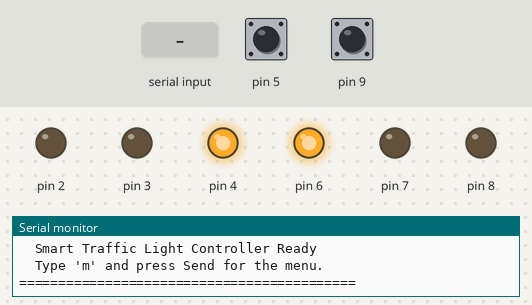
A sketch run on a simulated Arduino Uno, built with avr-gcc and run on an emulated ATmega328P. Shown: output pins drawn as LEDs (lit = HIGH), the last lines printed to the serial monitor. The test bench sets the inputs (shaded band); at power-on: pin 5 HIGH, pin 9 HIGH.

Above: at 1.3 s.
1.4 s: "1\n" received over Serial
At 2.3 s:
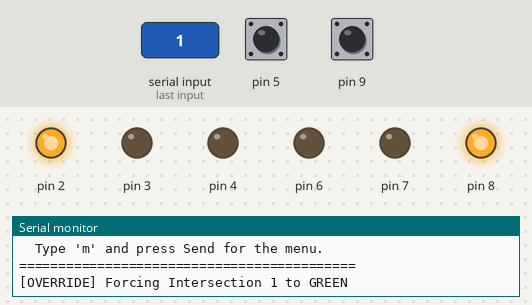
4.4 s: byte 48 ('0') received over Serial
At 5.8 s:
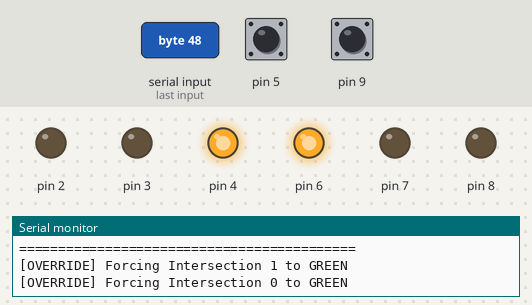
7.4 s: byte 49 ('1') received over Serial
At 8.1 s:
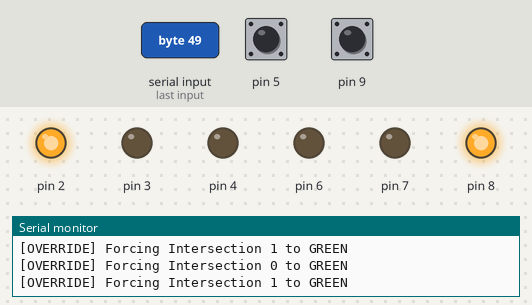
10.4 s: "0\n" received over Serial
At 11.6 s:
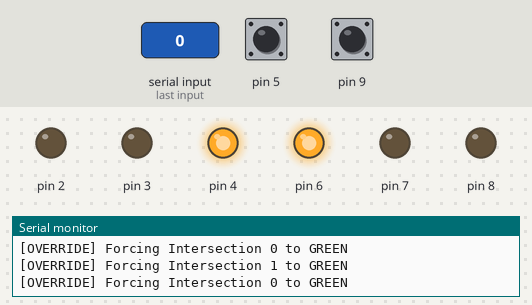
13.4 s: byte 49 ('1') received over Serial
At 13.9 s:
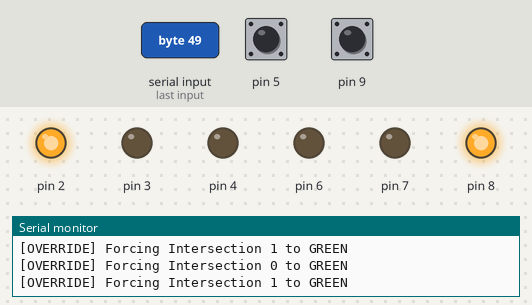
16.4 s: byte 48 ('0') received over Serial
Timing chart, 0 to 29.9 s (numbered marks = the images above; inputs shaded):
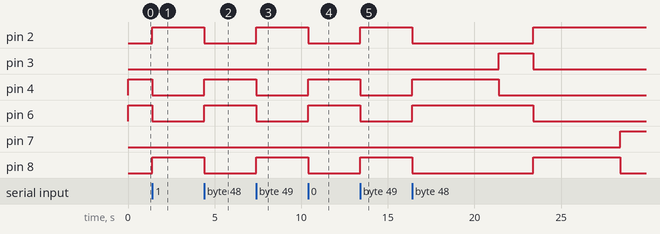

Measured:
- after the input at 1.4 s, pin 2, pin 8: LOW → HIGH at once; pin 4, pin 6: HIGH → LOW at once
- after the input at 4.4 s, pin 2: HIGH → LOW at once; pin 4, pin 6: LOW → HIGH at once; pin 7: stays LOW (without the input it goes to HIGH after 2.0 s); pin 8: HIGH → LOW after 0.00 s instead of 2.0 s
- after the input at 7.4 s, pin 2, pin 8: LOW → HIGH at once; pin 3: stays LOW (without the input it goes to HIGH after 2.0 s); pin 4: HIGH → LOW after 0.00 s instead of 2.0 s; pin 6: HIGH → LOW at once
- after the input at 10.4 s, pin 2: HIGH → LOW at once; pin 4, pin 6: LOW → HIGH at once; pin 7: stays LOW (without the input it goes to HIGH after 2.0 s); pin 8: HIGH → LOW after 0.00 s instead of 2.0 s
- after the input at 13.4 s, pin 2, pin 8: LOW → HIGH at once; pin 3: stays LOW (without the input it goes to HIGH after 2.0 s); pin 4: HIGH → LOW after 0.00 s instead of 2.0 s; pin 6: HIGH → LOW at once

The sketch:

traffic_light.ino
```cpp
#include <stdlib.h>

#define STATE_RED    0
#define STATE_YELLOW 1
#define STATE_GREEN  2

#define GREEN_TIME_DEFAULT   5000
#define GREEN_TIME_EXTENDED  9000
#define YELLOW_TIME          2000
#define DEBOUNCE_MS          50
#define NUM_INTERSECTIONS    2

typedef struct {
    int redPin;
    int yellowPin;
    int greenPin;
    int buttonPin;

    int           state;
    unsigned long stateStartTime;
    unsigned long stateDuration;

    int  vehicleCount;
    bool trafficWaiting;
    bool buttonHeld;

    const char* name;
} Intersection;


Intersection* intersections = NULL;
int activeIntersection = 0;

void initIntersection(Intersection* inter, int red, int yellow, int green,
                      int btn, const char* name);
void setLightState(Intersection* inter, int newState, unsigned long duration);
void updateIntersection(int index);
void checkButton(Intersection* inter);
void switchActiveIntersection();
void printStatus();
void showMenu();
void handleSerial();

void setup() {
    Serial.begin(9600);

    intersections = (Intersection*) malloc(NUM_INTERSECTIONS * sizeof(Intersection));
    if (intersections == NULL) {
        Serial.println("[FATAL] Memory allocation failed!");
        while (1);
    }

    initIntersection(&intersections[0], 2, 3, 4, 5, "North-South");
    initIntersection(&intersections[1], 6, 7, 8, 9, "East-West");

    setLightState(&intersections[0], STATE_GREEN, GREEN_TIME_DEFAULT);
    setLightState(&intersections[1], STATE_RED,   9999999UL);
    activeIntersection = 0;

    Serial.println("===========================================");
    Serial.println("  Smart Traffic Light Controller Ready");
    Serial.println("  Type 'm' and press Send for the menu.");
    Serial.println("===========================================");
}

void loop() {
    for (int i = 0; i < NUM_INTERSECTIONS; i++) checkButton(&intersections[i]);
    for (int i = 0; i < NUM_INTERSECTIONS; i++) updateIntersection(i);
    if (Serial.available() > 0) handleSerial();
}

void initIntersection(Intersection* inter, int red, int yellow, int green,
                      int btn, const char* name) {
    inter->redPin    = red;
    inter->yellowPin = yellow;
    inter->greenPin  = green;
    inter->buttonPin = btn;
    inter->name      = name;

    inter->state          = STATE_RED;
    inter->stateStartTime = millis();
    inter->stateDuration  = 9999999UL;
    inter->vehicleCount   = 0;
    inter->trafficWaiting = false;
    inter->buttonHeld     = false;

    pinMode(red,    OUTPUT);
    pinMode(yellow, OUTPUT);
    pinMode(green,  OUTPUT);
    pinMode(btn,    INPUT_PULLUP);  // LOW when pressed, HIGH when released

    digitalWrite(red,    LOW);
    digitalWrite(yellow, LOW);
    digitalWrite(green,  LOW);
}

// Always turns all LEDs off first to prevent two being on at once
void setLightState(Intersection* inter, int newState, unsigned long duration) {
    digitalWrite(inter->redPin,    LOW);
    digitalWrite(inter->yellowPin, LOW);
    digitalWrite(inter->greenPin,  LOW);

    switch (newState) {
        case STATE_RED:    digitalWrite(inter->redPin,    HIGH); break;
        case STATE_YELLOW: digitalWrite(inter->yellowPin, HIGH); break;
        case STATE_GREEN:  digitalWrite(inter->greenPin,  HIGH); break;
        default:
            Serial.print("[ERROR] Invalid state for ");
            Serial.print(inter->name);
            Serial.println(". Defaulting to RED.");
            digitalWrite(inter->redPin, HIGH);
            newState = STATE_RED;
    }

    inter->state          = newState;
    inter->stateStartTime = millis();
    inter->stateDuration  = duration;
}

void updateIntersection(int index) {
    Intersection* inter = &intersections[index];

    if (millis() - inter->stateStartTime < inter->stateDuration) return;

    switch (inter->state) {
        case STATE_GREEN:
            setLightState(inter, STATE_YELLOW, YELLOW_TIME);
            Serial.print("["); Serial.print(inter->name); Serial.println("] GREEN -> YELLOW");
            break;

        case STATE_YELLOW:
            setLightState(inter, STATE_RED, 9999999UL);
            Serial.print("["); Serial.print(inter->name); Serial.println("] YELLOW -> RED");
            inter->trafficWaiting = false;
            switchActiveIntersection();
            break;

        case STATE_RED:
            break;
    }
}


void switchActiveIntersection() {
    activeIntersection = 1 - activeIntersection;
    Intersection* next = &intersections[activeIntersection];

    unsigned long greenDuration = next->trafficWaiting ? GREEN_TIME_EXTENDED : GREEN_TIME_DEFAULT;

    Serial.print("["); Serial.print(next->name);
    if (next->trafficWaiting)
        Serial.println("] -> GREEN (EXTENDED - vehicles waiting)");
    else
        Serial.println("] -> GREEN");

    setLightState(next, STATE_GREEN, greenDuration);
}

void checkButton(Intersection* inter) {
    bool pressed = (digitalRead(inter->buttonPin) == LOW);

    if (pressed && !inter->buttonHeld) {
        delay(DEBOUNCE_MS);
        if (digitalRead(inter->buttonPin) == LOW) {
            inter->buttonHeld = true;
            inter->vehicleCount++;

            Serial.print("[VEHICLE] "); Serial.print(inter->name);
            if (inter->state == STATE_GREEN) {
                Serial.print(" - passing vehicle #");
                Serial.println(inter->vehicleCount);
            } else {
                inter->trafficWaiting = true;
                Serial.print(" - vehicle waiting (total: ");
                Serial.print(inter->vehicleCount);
                Serial.println(")");
            }
        }
    }

    if (!pressed) inter->buttonHeld = false;
}

void printStatus() {
    const char* stateNames[] = { "RED", "YELLOW", "GREEN" };

    Serial.println("\n===========================================");
    Serial.println("          TRAFFIC SYSTEM STATUS");
    Serial.println("===========================================");

    for (int i = 0; i < NUM_INTERSECTIONS; i++) {
        Intersection* inter = &intersections[i];
        unsigned long elapsed   = millis() - inter->stateStartTime;
        unsigned long remaining = (inter->stateDuration > elapsed)
                                  ? (inter->stateDuration - elapsed) / 1000 : 0;

        Serial.print("Intersection "); Serial.print(i);
        Serial.print(" ("); Serial.print(inter->name); Serial.println("):");
        Serial.print("  Light State    : "); Serial.println(stateNames[inter->state]);
        Serial.print("  Time Remaining : "); Serial.print(remaining); Serial.println("s");
        Serial.print("  Vehicles Seen  : "); Serial.println(inter->vehicleCount);
        Serial.print("  Traffic Waiting: "); Serial.println(inter->trafficWaiting ? "YES" : "No");
        Serial.println("-------------------------------------------");
    }
}

void showMenu() {
    Serial.println("\n===========================================");
    Serial.println("  SERIAL MENU:");
    Serial.println("  m  - Show this menu");
    Serial.println("  s  - Show system status");
    Serial.println("  0  - Manual override: force Intersection 0 GREEN");
    Serial.println("  1  - Manual override: force Intersection 1 GREEN");
    Serial.println("  r  - Reset all vehicle counts");
    Serial.println("===========================================");
}

void handleSerial() {
    char cmd = Serial.read();
    while (Serial.available()) Serial.read();

    switch (cmd) {
        case 'm': case 'M': showMenu();      break;
        case 's': case 'S': printStatus();   break;

        case '0':
            Serial.println("[OVERRIDE] Forcing Intersection 0 to GREEN");
            activeIntersection = 0;
            setLightState(&intersections[0], STATE_GREEN, GREEN_TIME_DEFAULT);
            setLightState(&intersections[1], STATE_RED,   9999999UL);
            break;

        case '1':
            Serial.println("[OVERRIDE] Forcing Intersection 1 to GREEN");
            activeIntersection = 1;
            setLightState(&intersections[1], STATE_GREEN, GREEN_TIME_DEFAULT);
            setLightState(&intersections[0], STATE_RED,   9999999UL);
            break;

        case 'r': case 'R':
            for (int i = 0; i < NUM_INTERSECTIONS; i++) {
                intersections[i].vehicleCount   = 0;
                intersections[i].trafficWaiting = false;
            }
            Serial.println("[RESET] All vehicle counts cleared.");
            break;

        case '\n': case '\r': case ' ': break;

        default:
            Serial.print("[ERROR] Unknown command '");
            Serial.print(cmd);
            Serial.println("'. Type 'm' for the menu.");
    }
}
```
